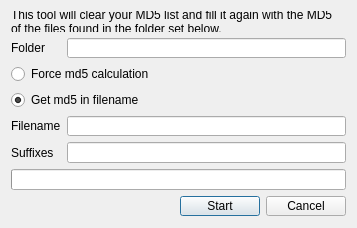
<?xml version="1.0" encoding="UTF-8"?>
<ui version="4.0">
 <class>Md5Fix</class>
 <widget class="QDialog" name="Md5Fix">
  <property name="geometry">
   <rect>
    <x>0</x>
    <y>0</y>
    <width>357</width>
    <height>224</height>
   </rect>
  </property>
  <property name="windowTitle">
   <string>Md5 list fixer</string>
  </property>
  <property name="windowIcon">
   <iconset resource="../../../resources/resources.qrc">
    <normaloff>:/images/icon.ico</normaloff>:/images/icon.ico</iconset>
  </property>
  <layout class="QFormLayout" name="formLayout">
   <property name="fieldGrowthPolicy">
    <enum>QFormLayout::AllNonFixedFieldsGrow</enum>
   </property>
   <item row="0" column="0" colspan="2">
    <widget class="QLabel" name="label_3">
     <property name="text">
      <string>This tool will clear your MD5 list and fill it again with the MD5 of the files found in the folder set below.</string>
     </property>
     <property name="wordWrap">
      <bool>true</bool>
     </property>
    </widget>
   </item>
   <item row="1" column="0">
    <widget class="QLabel" name="label">
     <property name="text">
      <string>Folder</string>
     </property>
    </widget>
   </item>
   <item row="1" column="1">
    <widget class="QLineEdit" name="lineFolder"/>
   </item>
   <item row="2" column="0" colspan="2">
    <widget class="QRadioButton" name="radioForce">
     <property name="text">
      <string>Force md5 calculation</string>
     </property>
    </widget>
   </item>
   <item row="3" column="0" colspan="2">
    <widget class="QRadioButton" name="radioFilename">
     <property name="text">
      <string>Get md5 in filename</string>
     </property>
     <property name="checked">
      <bool>true</bool>
     </property>
    </widget>
   </item>
   <item row="4" column="0">
    <widget class="QLabel" name="label_2">
     <property name="text">
      <string>Filename</string>
     </property>
    </widget>
   </item>
   <item row="4" column="1">
    <widget class="QLineEdit" name="lineFilename"/>
   </item>
   <item row="6" column="0" colspan="2">
    <widget class="QProgressBar" name="progressBar">
     <property name="enabled">
      <bool>true</bool>
     </property>
     <property name="format">
      <string>%v/%m</string>
     </property>
    </widget>
   </item>
   <item row="7" column="0" colspan="2">
    <layout class="QHBoxLayout" name="horizontalLayout_4">
     <item>
      <spacer name="horizontalSpacer">
       <property name="orientation">
        <enum>Qt::Horizontal</enum>
       </property>
       <property name="sizeHint" stdset="0">
        <size>
         <width>0</width>
         <height>0</height>
        </size>
       </property>
      </spacer>
     </item>
     <item>
      <widget class="QPushButton" name="buttonStart">
       <property name="text">
        <string>Start</string>
       </property>
      </widget>
     </item>
     <item>
      <widget class="QPushButton" name="buttonCancel">
       <property name="text">
        <string>Cancel</string>
       </property>
      </widget>
     </item>
    </layout>
   </item>
   <item row="5" column="0">
    <widget class="QLabel" name="label_4">
     <property name="text">
      <string>Suffixes</string>
     </property>
    </widget>
   </item>
   <item row="5" column="1">
    <widget class="QLineEdit" name="lineSuffixes"/>
   </item>
  </layout>
 </widget>
 <tabstops>
  <tabstop>lineFolder</tabstop>
  <tabstop>radioForce</tabstop>
  <tabstop>radioFilename</tabstop>
  <tabstop>lineFilename</tabstop>
  <tabstop>buttonStart</tabstop>
  <tabstop>buttonCancel</tabstop>
 </tabstops>
 <resources>
  <include location="../../../resources/resources.qrc"/>
 </resources>
 <connections>
  <connection>
   <sender>radioFilename</sender>
   <signal>toggled(bool)</signal>
   <receiver>label_2</receiver>
   <slot>setEnabled(bool)</slot>
   <hints>
    <hint type="sourcelabel">
     <x>41</x>
     <y>69</y>
    </hint>
    <hint type="destinationlabel">
     <x>38</x>
     <y>90</y>
    </hint>
   </hints>
  </connection>
  <connection>
   <sender>radioFilename</sender>
   <signal>toggled(bool)</signal>
   <receiver>lineFilename</receiver>
   <slot>setEnabled(bool)</slot>
   <hints>
    <hint type="sourcelabel">
     <x>295</x>
     <y>73</y>
    </hint>
    <hint type="destinationlabel">
     <x>291</x>
     <y>89</y>
    </hint>
   </hints>
  </connection>
 </connections>
</ui>
